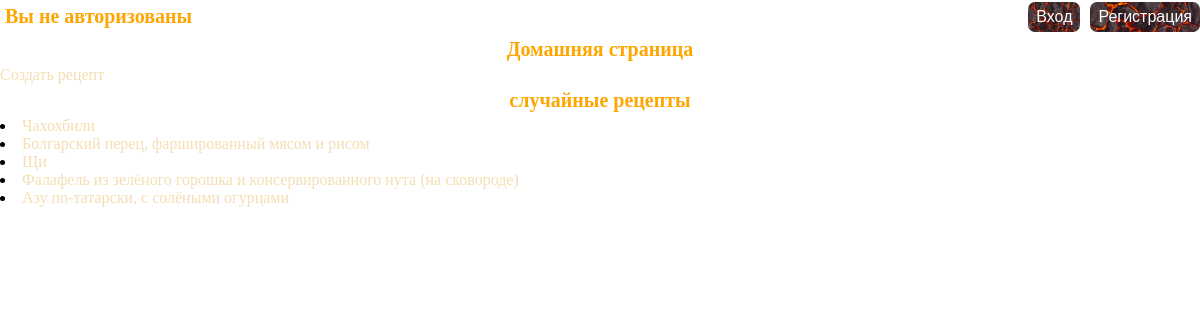
The page / on the database its author committed.
### recipe/models.py (models this page shows, shortened)
class Recipe(models.Model):
    name = models.CharField(max_length=150, blank=False, null=False, unique=True, verbose_name='Название блюда')
    description = models.TextField(max_length=2000, blank=False, null=False, verbose_name='Описание блюда')
    steps = models.TextField(max_length=5000, blank=False, null=False, verbose_name='Шаги приготовления блюда')
    time = models.CharField(max_length=60, blank=False, null=False, verbose_name='Время приготовления блюда')
    image = models.ImageField(upload_to=create_path_to_upload, blank=False, null=False, verbose_name='Изображение блюда')
    author = models.ForeignKey(to=User, on_delete=models.SET_DEFAULT, default=1, related_name='recipes',
                               related_query_name='recipe')
    ingredients = models.TextField(max_length=2000, blank=False, null=False, verbose_name='Ингридиенты')
    category = models.ForeignKey(to='Category', on_delete=models.SET_NULL, null=True, related_name='recipes',
                                 related_query_name='recipe')
    date_create = models.DateField(auto_now_add=True, verbose_name='Дата добавления')
    class Meta:
        verbose_name = 'Рецепт'
        verbose_name_plural = 'Рецепты'

### recipe/views.py (the view)
# urls.py: path("", ReciptView.as_view(), name="index"),
class ReciptView(ListView):
    queryset = Recipe.objects.order_by('?').select_related('category')[:5]
    template_name = 'recipe/index.html'

### recipe/templates/recipe/index.html (shortened to what this page needs)
{% extends 'recipe/base.html' %}
    {% block body %}
<div>
    <div>
        <h2 class="menu_text">Домашняя страница</h2>
    </div>
            <div>
                <div>
                    <a class="text" href="{% url 'recipe:create_recipe'%}">Создать рецепт</a>
                </div>
            </div>
</div>
<div>
    <h2 class="menu_text">случайные рецепты</h2>
</div>
        {% for recipe in object_list %}
            <li>
                <a class="text" href="{% url 'recipe:detail_recipe' pk=recipe.pk %}">{{ recipe.name }}</a>
            </li>
        {% empty %}
            <p>Пока ничего</p>
        {% endfor %}
    {% endblock %}

### rows shown on the page
Recipe: name "Чахохбили"
Recipe: name "Болгарский перец, фаршированный мясом и рисом"
Recipe: name "Щи"
Recipe: name "Фалафель из зелёного горошка и консервированного нута (на сковороде)"
Recipe: name "Азу по-татарски, с солёными огурцами"
